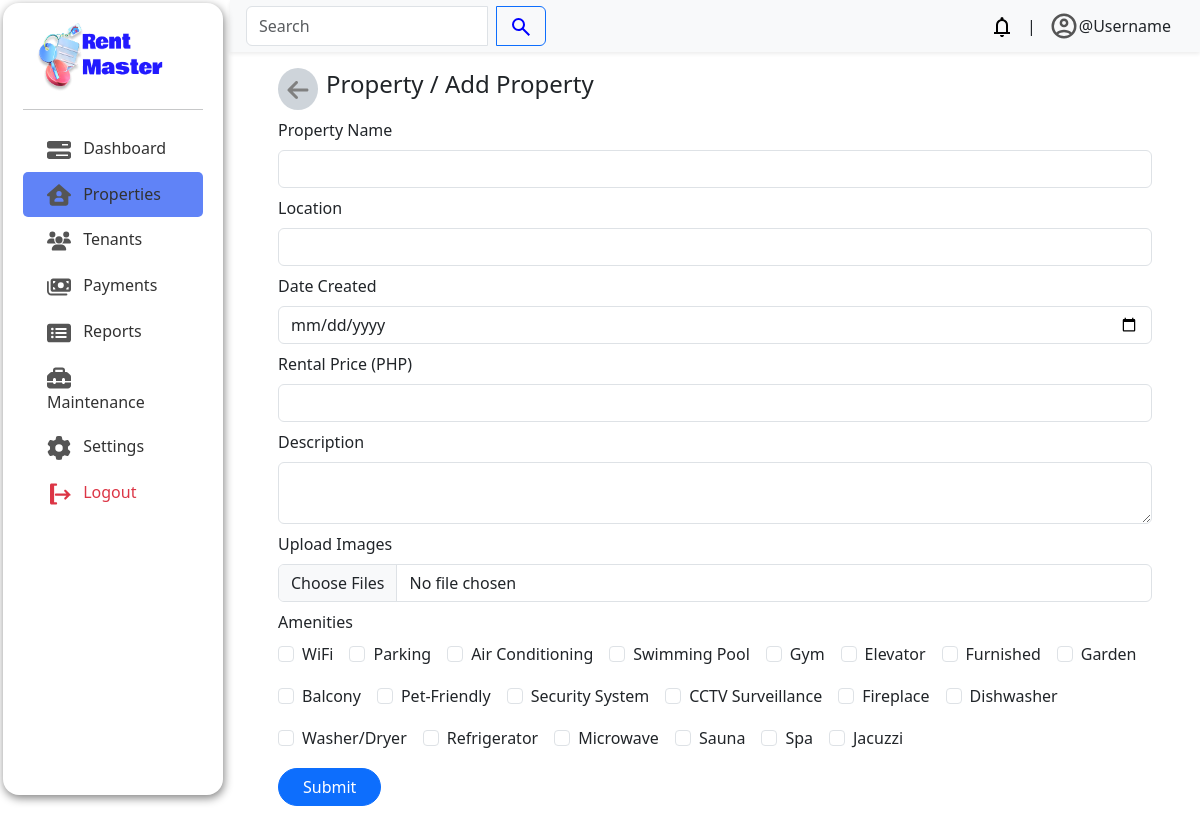
Page /admin/index.php?page=properties/create on the committed database.
### tables this page shows
CREATE TABLE `amenities` (
  `amenity_id` int(11) NOT NULL,
  `amenity_name` varchar(100) NOT NULL
);

### admin/properties/create.php (the view, shortened to what this page needs)
<?php
require_once '../database/config.php';
$result = mysqli_query($conn, "SELECT * FROM amenities");
?>
<div class="container px-lg-5 mb-4">
    <header class="d-flex align-items-center mt-3 gap-2">
        <a href="?page=properties/index" class=" p-2 rounded-circle bg-dark-subtle" width="2rem" height="2rem">
        </a>
        <h4 class="fw-medium ">Property / Add Property</h4>
    </header>
    <form id="property-form" action="properties/create.php" method="post" enctype="multipart/form-data">
        <div class="mt-2">
            <label for="property-name" class="form-label">Property Name</label>
            <input type="text" id="property-name" name="property_name" class="form-control" required>
        </div>
        <div class="mt-2">
            <label for="location" class="form-label">Location</label>
            <input type="text" id="location" name="location" class="form-control" required>
        </div>
        <div class="mt-2">
            <label for="date-created" class="form-label">Date Created</label>
            <input type="date" id="date-created" name="date_created" class="form-control" required>
        </div>
        <div class="mt-2">
            <label for="rental-price" class="form-label">Rental Price (PHP)</label>
            <input type="number" id="rental-price" name="rental-price" class="form-control" required>
        </div>
        <div class="mt-2">
            <label for="description" class="form-label">Description</label>
            <textarea id="description" name="description" class="form-control" required></textarea>
        </div>
        <div class="mt-2">
            <label for="property_images" class="form-label">Upload Images</label>
            <input type="file" id="property_images" name="property_images[]" class="form-control" accept="image/*" multiple required>
        </div>
        <div class="mt-2">
            <label class="form-label">Amenities</label>
            <div class="d-flex flex-wrap gap-3">
                <?php while ($row = mysqli_fetch_assoc($result)): ?>
                    <div class="form-check">
                        <input class="form-check-input" type="checkbox" name="amenities[]" value="<?= $row['amenity_id'] ?>" id="amenity<?= $row['amenity_id'] ?>">
                        <label class="form-check-label" for="amenity<?= $row['amenity_id'] ?>"><?= $row['amenity_name'] ?></label>
                    </div>
                <?php endwhile; ?>
            </div>
        </div>
        <button type="button" class="btn btn-primary px-4 rounded-5 mt-3" id="submit-btn">Submit</button>
    </form>
</div>

### admin/css/style.css (style rules this page uses)
body { display: flex; }
*, *::before, *::after { box-sizing: border-box; }
:root { --main-bg: #FAFAFA; --sub-bg: #C7EEFF; --accent: #2938ff; --fc1: #1D242B; --p: #323232; --fw1: 700; --fw2: 400; }
body { background-color: var(--main-bg); }

### rows in the picture
amenities: amenity_name "WiFi"
amenities: amenity_name "Parking"
amenities: amenity_name "Air Conditioning"
amenities: amenity_name "Swimming Pool"
amenities: amenity_name "Gym"
amenities: amenity_name "Elevator"
amenities: amenity_name "Furnished"
amenities: amenity_name "Garden"
amenities: amenity_name "Balcony"
amenities: amenity_name "Pet-Friendly"
amenities: amenity_name "Security System"
amenities: amenity_name "CCTV Surveillance"
amenities: amenity_name "Fireplace"
amenities: amenity_name "Dishwasher"
amenities: amenity_name "Washer/Dryer"
amenities: amenity_name "Refrigerator"
amenities: amenity_name "Microwave"
amenities: amenity_name "Sauna"
amenities: amenity_name "Spa"
amenities: amenity_name "Jacuzzi"
